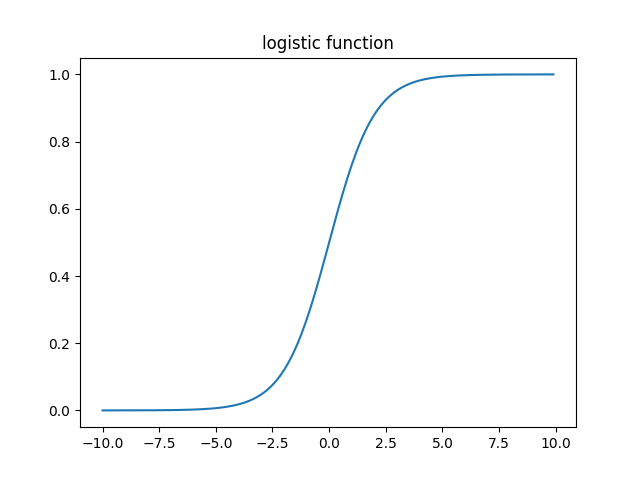

The script that saved this image:
"""
Plot the logistic function


Implement a logistic function with two features ``(x1, x2)``. Set the
two coefficients to ``0.5`` and ``3.0``, respectively. Write a small
program that tries a range of values for ``(x1, x2)``.

Examine, how ``p`` changes.

*code from https://github.com/krother/python_machine_learning, MIT License*
"""
from pylab import *

def logistic(x):
    return 1.0 / (1 + math.exp(-x))

x = [xx / 10.0 for xx in range(-100, 100)]
y = [logistic(xx) for xx in x]

figure()
plot(x,y)
title('logistic function')
savefig('logistic_function.png')
